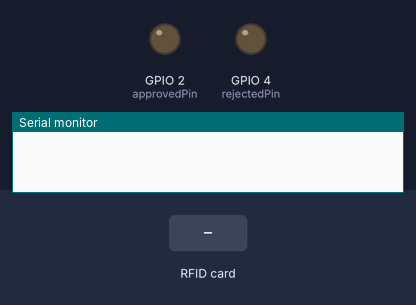
Bench run of a program on a simulated ESP32. On the bench: output pins drawn as LEDs (lit = HIGH), the last lines printed to the serial monitor. The test bench sets the inputs (shaded band).

Above: at 1.2 s.
1.3 s: RFID card DA 66 B1 68 held to the reader
At 2.3 s:
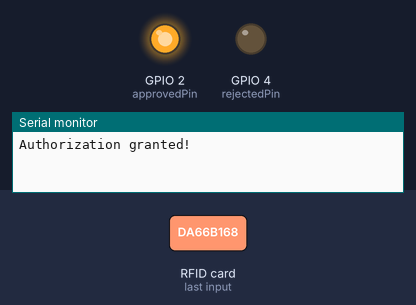
2.8 s: RFID card 29 66 CA 7A held to the reader
At 3.9 s:
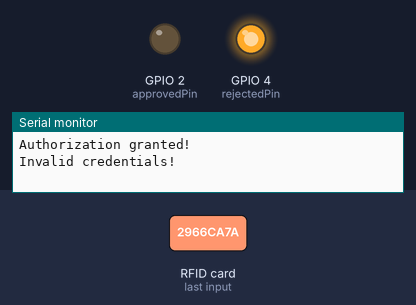
Timing chart, 0 to 5.8 s (numbered marks = the images above; inputs shaded):
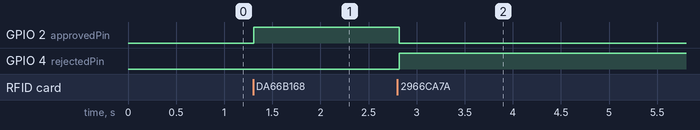

The program:

main.cpp
```cpp
#include <SPI.h>
#include <MFRC522.h>


#define duration_time 2000
#define approvedPin 2
#define rejectedPin 4
#define RST 14
#define SS_SDA 5

const byte UID[] = {0xDA, 0x66, 0xB1, 0x68};
const byte UID1[] = {0x29, 0x66, 0xCA, 0x7A};


MFRC522 rfid(SS_SDA, RST);
MFRC522::MIFARE_Key key;
boolean state = false;
long time_;


void setup() {
  Serial.begin(115200);
  SPI.begin();
  rfid.PCD_Init();
  pinMode(2, OUTPUT);
  pinMode(4, OUTPUT);
}

void loop() {
  if(rfid.PICC_IsNewCardPresent() && rfid.PICC_ReadCardSerial()){
    if( rfid.uid.uidByte[0] == UID[0] &&
        rfid.uid.uidByte[0] == UID[0] &&
        rfid.uid.uidByte[0] == UID[0] &&
        rfid.uid.uidByte[0] == UID[0]){
          Serial.println("Authorization granted!");
          digitalWrite(2, HIGH);
          digitalWrite(4, LOW);
          state = true;
          time_ = millis() + duration_time;
        }
        else{
          Serial.println("Invalid credentials!");
          state = false;
          digitalWrite(4, HIGH);
          digitalWrite(2, LOW);
        }
        rfid.PICC_HaltA();
        rfid.PCD_StopCrypto1();
  }
  if(state && duration_time < millis()){
    state = false;
  }

}
```

Measured:
- after the input at 1.3 s, GPIO 2 (approvedPin): LOW → HIGH at once
- after the input at 2.8 s, GPIO 2 (approvedPin): HIGH → LOW at once; GPIO 4 (rejectedPin): LOW → HIGH at once
